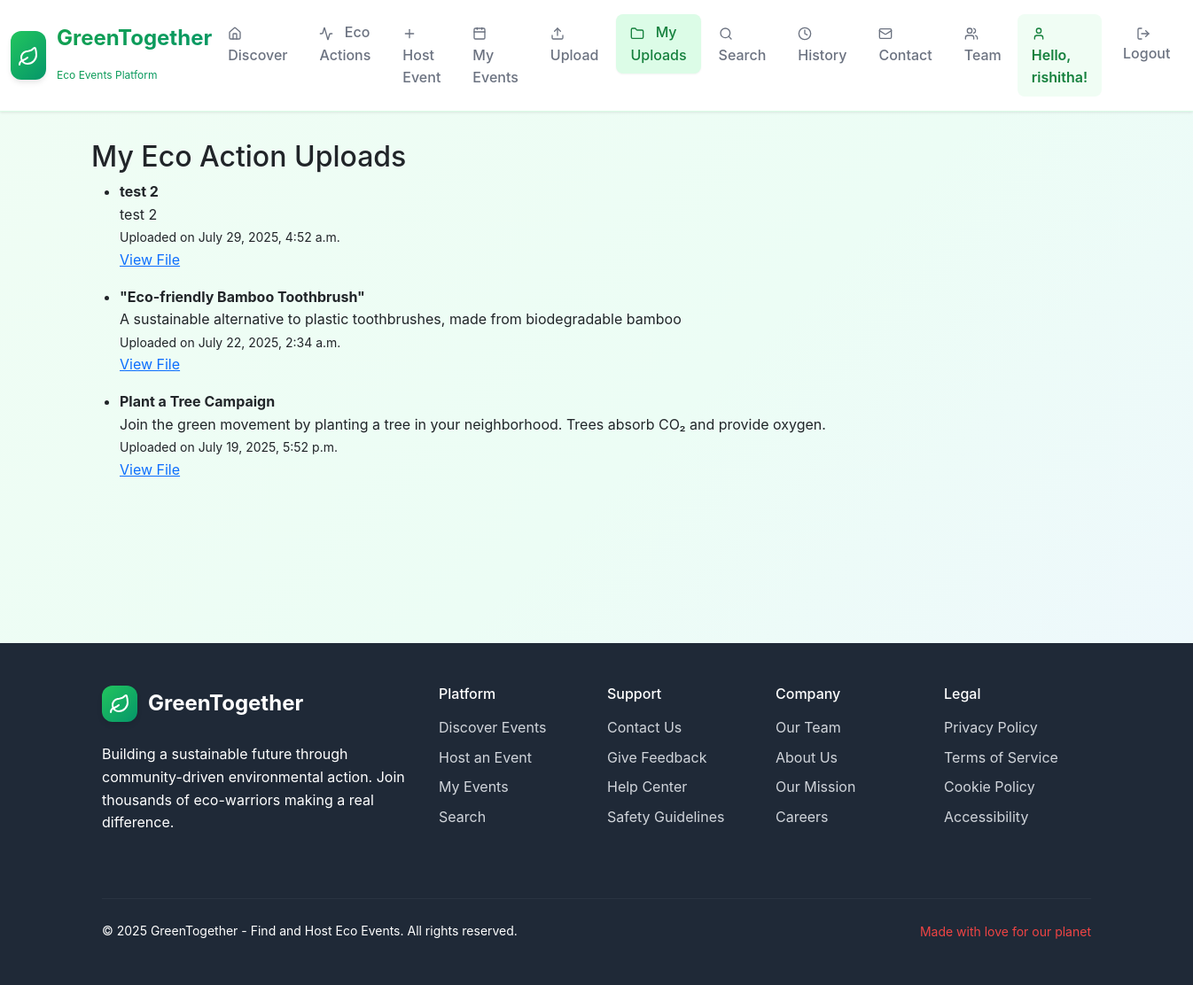
/my_uploads/ (signed in), run on the app's committed database.
### ecoapp/models.py (models this page shows, shortened)
class Upload(models.Model):
    user = models.ForeignKey(User, on_delete=models.CASCADE)
    title = models.CharField(max_length=200)
    description = models.TextField()
    category = models.ForeignKey(Category, on_delete=models.SET_NULL, null=True)
    file = models.FileField(upload_to='uploads/')
    uploaded_at = models.DateTimeField(auto_now_add=True)

class SiteSettings(models.Model):
    footer_text = models.TextField(default="© 2025 GreenWorld. All rights reserved.")
    theme_color = models.CharField(max_length=7, default="#28a745")  # Bootstrap green hex
    class Meta:
        verbose_name = "Site Setting"
        verbose_name_plural = "Site Settings"

### ecoapp/views.py (the view)
# urls.py: path('my_uploads/', views.user_uploads_view, name='user_uploads'),
@login_required
def user_uploads_view(request):
    user_uploads = Upload.objects.filter(user=request.user).order_by('-uploaded_at')
    return render(request, 'ecoapp/user_uploads.html', {'uploads': user_uploads})

### ecoapp/context_processors.py (called while the page is built)
def site_settings(request):
    settings = SiteSettings.objects.first()
    return {'site_settings': settings}

### ecoapp/templates/ecoapp/user_uploads.html (shortened to what this page needs)
{% extends 'ecoapp/base.html' %}
{% block content %}
    <h2>My Eco Action Uploads</h2>
    {% if uploads %}
        <ul>
            {% for action in uploads %}
                <li class="mb-3">
                    <strong>{{ action.title }}</strong> <br>
                    {{ action.description|truncatewords:20 }} <br>
                    <small>Uploaded on {{ action.uploaded_at|date:"F j, Y, g:i a" }}</small><br>
                    <a href="{{ action.file.url }}" target="_blank" rel="noopener noreferrer">View File</a>
                </li>
            {% endfor %}
        </ul>
    {% else %}
        <p>You have not uploaded any eco actions yet.</p>
    {% endif %}
{% endblock %}

### ecoapp/templates/ecoapp/base.html (shortened to what this page needs)
<!DOCTYPE html>
<html lang="en">
<head>
    <link href="https://cdn.jsdelivr.net/npm/bootstrap@5.3.0/dist/css/bootstrap.min.css" rel="stylesheet" />
</head>
<body class="d-flex flex-column min-vh-100">
<nav class="navbar navbar-expand-lg navbar-custom">
    <div class="container-fluid">
        <a class="navbar-brand-custom" href="{% url 'ecoapp:home' %}">
            <div class="brand-icon">
                <i data-lucide="leaf" style="color: white; width: 24px; height: 24px;"></i>
            </div>
            <div>
                <div>GreenTogether</div>
                <small style="font-size: 0.75rem; color: #6b7280; font-weight: 400;">Eco Events Platform</small>
            </div>
        </a>
        <div class="collapse navbar-collapse" id="navbarNav">
            <ul class="navbar-nav me-auto mb-2 mb-lg-0">
                <li class="nav-item">
                    <a class="nav-link nav-link-custom" href="{% url 'ecoapp:home' %}">
                        <i data-lucide="home" style="width: 16px; height: 16px; margin-right: 0.5rem;"></i>
                        Discover
                    </a>
                </li>
                {% if user.is_authenticated %}
                    <li class="nav-item">
                        <a class="nav-link nav-link-custom" href="{% url 'ecoapp:action_list' %}">
                            <i data-lucide="activity" style="width: 16px; height: 16px; margin-right: 0.5rem;"></i>
                            Eco Actions
                        </a>
                    </li>
                    <li class="nav-item">
                        <a class="nav-link nav-link-custom" href="{% url 'ecoapp:create_event' %}">
                            <i data-lucide="plus" style="width: 16px; height: 16px; margin-right: 0.5rem;"></i>
                            Host Event
                        </a>
                    </li>
                    <li class="nav-item">
                        <a class="nav-link nav-link-custom" href="{% url 'ecoapp:event_list' %}">
                            <i data-lucide="calendar" style="width: 16px; height: 16px; margin-right: 0.5rem;"></i>
                            My Events
                        </a>
                    </li>
                    <li class="nav-item">
                        <a class="nav-link nav-link-custom" href="{% url 'ecoapp:upload' %}">
                            <i data-lucide="upload" style="width: 16px; height: 16px; margin-right: 0.5rem;"></i>
                            Upload
                        </a>
                    </li>
                    <li class="nav-item">
                        <a class="nav-link nav-link-custom" href="{% url 'ecoapp:user_uploads' %}">
                            <i data-lucide="folder" style="width: 16px; height: 16px; margin-right: 0.5rem;"></i>
                            My Uploads
                        </a>
                    </li>
                    <li class="nav-item">
                        <a class="nav-link nav-link-custom" href="{% url 'ecoapp:search' %}">
                            <i data-lucide="search" style="width: 16px; height: 16px; margin-right: 0.5rem;"></i>
                            Search
                        </a>
                    </li>
                    <li class="nav-item">
                        <a class="nav-link nav-link-custom" href="{% url 'ecoapp:user_history' %}">
                            <i data-lucide="clock" style="width: 16px; height: 16px; margin-right: 0.5rem;"></i>
                            History
                        </a>
                    </li>
                {% endif %}
                <li class="nav-item">
                    <a class="nav-link nav-link-custom" href="{% url 'ecoapp:contact' %}">
                        <i data-lucide="mail" style="width: 16px; height: 16px; margin-right: 0.5rem;"></i>
                        Contact
                    </a>
                </li>
                <li class="nav-item">
                    <a class="nav-link nav-link-custom" href="{% url 'ecoapp:team_list' %}">
                        <i data-lucide="users" style="width: 16px; height: 16px; margin-right: 0.5rem;"></i>
                        Team
                    </a>
                </li>
            </ul>
            <ul class="navbar-nav ms-auto mb-2 mb-lg-0">
                {% if user.is_authenticated %}
                    <li class="nav-item">
                        <span class="nav-link user-greeting">
                            <i data-lucide="user" style="width: 16px; height: 16px; margin-right: 0.5rem;"></i>
                            Hello, {{ user.username }}!
                        </span>
                    </li>
                    <li class="nav-item">
                        <form action="{% url 'ecoapp:logout' %}" method="post" class="d-inline">
                            <button type="submit" class="btn btn-logout">
                                <i data-lucide="log-out" style="width: 16px; height: 16px; margin-right: 0.5rem;"></i>
                                Logout
                            </button>
                        </form>
                    </li>
                {% endif %}
            </ul>
        </div>
    </div>
</nav>
<main class="container main-content flex-grow-1">
    {% block content %}
    {% endblock %}
</main>
<footer class="footer-custom py-5">
    <div class="container">
        <div class="row">
            <div class="col-lg-4 mb-4">
                <div class="footer-brand">
                    <div class="brand-icon">
                        <i data-lucide="leaf" style="color: white; width: 24px; height: 24px;"></i>
                    </div>
                    <span class="footer-brand-text">GreenTogether</span>
                </div>
                <p class="mb-4">
                    Building a sustainable future through community-driven environmental action.
                    Join thousands of eco-warriors making a real difference.
                </p>
            </div>
            <div class="col-lg-8">
                <div class="row">
                    <div class="col-md-3 mb-4">
                        <h6 class="text-white mb-3">Platform</h6>
                        <ul class="list-unstyled footer-links">
                            <li class="mb-2"><a href="{% url 'ecoapp:home' %}">Discover Events</a></li>
                            <li class="mb-2"><a href="{% url 'ecoapp:create_event' %}">Host an Event</a></li>
                            <li class="mb-2"><a href="{% url 'ecoapp:event_list' %}">My Events</a></li>
                            <li class="mb-2"><a href="{% url 'ecoapp:search' %}">Search</a></li>
                        </ul>
                    </div>
                    <div class="col-md-3 mb-4">
                        <h6 class="text-white mb-3">Support</h6>
                        <ul class="list-unstyled footer-links">
                            <li class="mb-2"><a href="{% url 'ecoapp:contact' %}">Contact Us</a></li>
                            <li class="mb-2"><a href="{% url 'ecoapp:feedback' %}">Give Feedback</a></li>
                            <li class="mb-2"><a href="#">Help Center</a></li>
                            <li class="mb-2"><a href="#">Safety Guidelines</a></li>
                        </ul>
                    </div>
                    <div class="col-md-3 mb-4">
                        <h6 class="text-white mb-3">Company</h6>
                        <ul class="list-unstyled footer-links">
                            <li class="mb-2"><a href="{% url 'ecoapp:team_list' %}">Our Team</a></li>
                            <li class="mb-2"><a href="#">About Us</a></li>
                            <li class="mb-2"><a href="#">Our Mission</a></li>
                            <li class="mb-2"><a href="#">Careers</a></li>
                        </ul>
                    </div>
                    <div class="col-md-3 mb-4">
                        <h6 class="text-white mb-3">Legal</h6>
                        <ul class="list-unstyled footer-links">
                            <li class="mb-2"><a href="#">Privacy Policy</a></li>
                            <li class="mb-2"><a href="#">Terms of Service</a></li>
                            <li class="mb-2"><a href="#">Cookie Policy</a></li>
                            <li class="mb-2"><a href="#">Accessibility</a></li>
                        </ul>
                    </div>
                </div>
            </div>
        </div>
        <hr class="my-4" style="border-color: #4b5563;">
        <div class="row align-items-center">
            <div class="col-md-8">
                <p class="mb-0 small">
                    {% if site_settings and site_settings.footer_text %}
                        {{ site_settings.footer_text|safe }}
                    {% else %}
                        © 2025 GreenTogether. All rights reserved. Making the world greener, one event at a time.
                    {% endif %}
                </p>
            </div>
            <div class="col-md-4 text-md-end">
                <small class=">
                    <i data-lucide="heart" style="width: 14px; height: 14px; color: #ef4444;"></i>
                    Made with love for our planet
                </small>
            </div>
        </div>
    </div>
</footer>
</body>
</html>

### ecoapp/templates/ecoapp/base.html (style rules this page uses)
:root { --green-50: #f0fdf4; --green-100: #dcfce7; --green-200: #bbf7d0; --green-300: #86efac; --green-400: #4ade80; --green-500: #22c55e; --green-600: #16a34a; --green-700: #15803d; --green-800: #166534; --green-900: #14532d; --emerald-50: #ecfdf5; --emerald-100: #d1fae5; --emerald-200: #a7f3d0; --emerald-300: #6ee7b7; --emerald-400: #34d399; --emerald-500: #10b981; --emerald-600: #059669; --emerald-700: #047857; --emerald-800: #065f46; --emerald-900: #064e3b; }
body { background: linear-gradient(135deg, var(--green-50) 0%, var(--emerald-50) 50%, #eff6ff 100%); font-family: -apple-system, BlinkMacSystemFont, "Segoe UI", Roboto, sans-serif; line-height: 1.6; }
.navbar-custom { background: white !important; box-shadow: 0 1px 3px 0 rgba(0, 0, 0, 0.1); border-bottom: 1px solid var(--green-100); padding: 1rem 0; }
.navbar-brand-custom { display: flex; align-items: center; gap: 0.75rem; font-size: 1.5rem; font-weight: 700; background: linear-gradient(135deg, var(--green-600), var(--emerald-600)); -webkit-background-clip: text; -webkit-text-fill-color: transparent; background-clip: text; text-decoration: none; }
.brand-icon { background: linear-gradient(135deg, var(--green-500), var(--emerald-600)); padding: 0.5rem; border-radius: 0.75rem; box-shadow: 0 4px 6px -1px rgba(0, 0, 0, 0.1); }
.nav-link-custom { color: #6b7280 !important; font-weight: 500; padding: 0.5rem 1rem !important; border-radius: 0.5rem; transition: all 0.2s ease-in-out; margin: 0 0.125rem; }
.nav-link-custom.active { color: var(--green-700) !important; background-color: var(--green-100); box-shadow: 0 1px 2px 0 rgba(0, 0, 0, 0.05); }
.btn-logout { color: #6b7280 !important; font-weight: 500; padding: 0.5rem 1rem !important; border-radius: 0.5rem; transition: all 0.2s ease-in-out; border: none !important; background: none !important; }
.user-greeting { color: var(--green-700) !important; font-weight: 600; padding: 0.5rem 1rem !important; background: var(--green-50); border-radius: 0.5rem; margin-right: 0.5rem; }
.footer-custom { background: #1f2937; color: white; margin-top: auto; }
.footer-brand { display: flex; align-items: center; gap: 0.75rem; margin-bottom: 1.5rem; }
.footer-brand-text { font-size: 1.5rem; font-weight: 700; }
.footer-links a { color: #d1d5db; text-decoration: none; transition: color 0.2s ease-in-out; }
.main-content { min-height: calc(100vh - 200px); padding: 2rem 0; }

### data on the page
Upload: title "test 2", description "test 2", uploaded_at "July 29, 2025, 4:52 a.m."
Upload: title "\"Eco-friendly Bamboo Toothbrush\"", description "A sustainable alternative to plastic toothbrushes, made from biodegradable bamboo", uploaded_at "July 22, 2025, 2:34 a.m."
Upload: title "Plant a Tree Campaign", description "Join the green movement by planting a tree in your neighborhood. Trees absorb CO₂ and provide oxygen.", uploaded_at "July 19, 2025, 5:52 p.m."
SiteSettings: footer_text "© 2025 GreenTogether - Find and Host Eco Events. All rights reserved."

### other printed values
{{ user.username }} "rishitha"
